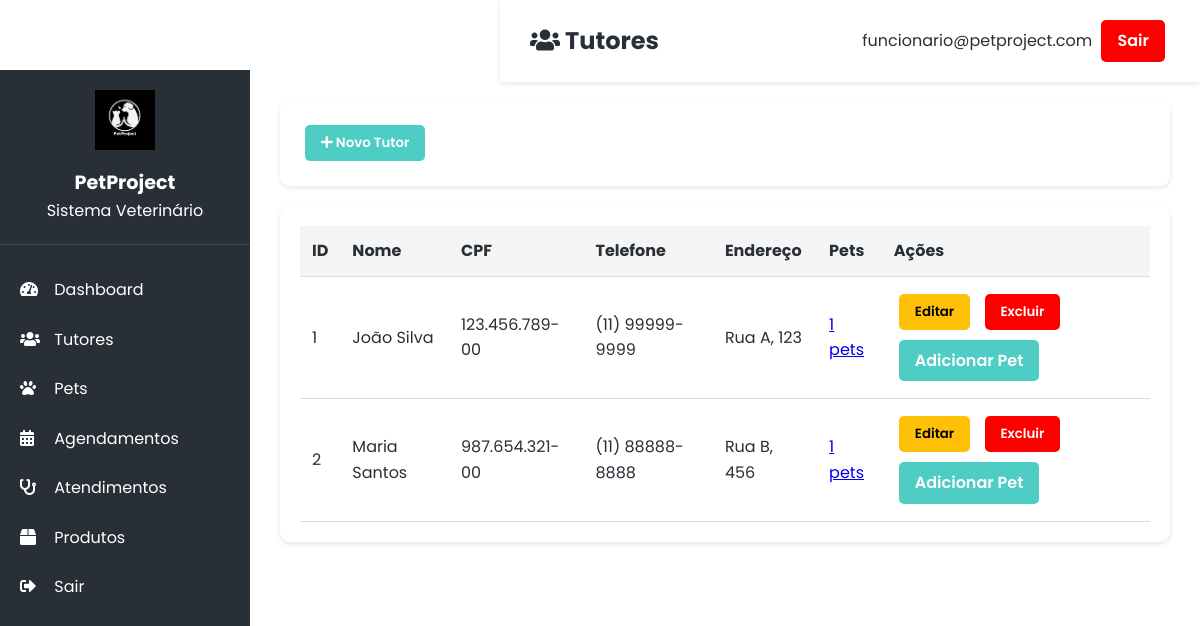
The page /pages/tutores.php (signed in) on the database its author committed.
### tables this page shows
CREATE TABLE tutor (
    idTutor INT AUTO_INCREMENT PRIMARY KEY,
    nome VARCHAR(100),
    cpf VARCHAR(14),
    telefone VARCHAR(20),
    endereco VARCHAR(150)
);

### pages/tutores.php (the view, shortened to what this page needs)
<?php
$conn = getConnection();
$tutores = $conn->query("SELECT * FROM tutor ORDER BY nome");
?>
<!DOCTYPE html>
<html lang="pt-BR">
<head>
    <link rel="stylesheet" href="../styles/style.css">
    <link rel="stylesheet" href="https://cdnjs.cloudflare.com/ajax/libs/font-awesome/5.15.3/css/all.min.css">
</head>
<body>
    <?php include 'sidebar.php'; ?>
    <div class="top-bar"><h2><i class="fas fa-users"></i> Tutores</h2><div><span><?php echo $_SESSION['user_email']; ?></span> <a href="logout.php" class="btn-danger btn">Sair</a></div></div>
    <div class="content-wrapper">
        <div class="card">
            <button class="btn btn-primary" onclick="openModal('add')"><i class="fas fa-plus"></i> Novo Tutor</button>
        </div>
        <div class="card">
            <table>
                <thead><tr><th>ID</th><th>Nome</th><th>CPF</th><th>Telefone</th><th>Endereço</th><th>Pets</th><th>Ações</th></tr></thead>
                <tbody>
                    <?php while($t = $tutores->fetch_assoc()):
                        $petCount = $conn->query("SELECT COUNT(*) as c FROM pet WHERE idTutor={$t['idTutor']}")->fetch_assoc()['c'];
                    ?>
                    <tr>
                        <td><?php echo $t['idTutor']; ?></td>
                        <td><?php echo htmlspecialchars($t['nome']); ?></td>
                        <td><?php echo $t['cpf']; ?></td>
                        <td><?php echo $t['telefone']; ?></td>
                        <td><?php echo $t['endereco']; ?></td>
                        <td><a href="pets.php?tutor_id=<?php echo $t['idTutor']; ?>"><?php echo $petCount; ?> pets</a></td>
                        <td>
                            <button class="btn btn-warning" onclick="editTutor(<?php echo htmlspecialchars(json_encode($t)); ?>)">Editar</button>
                            <button class="btn btn-danger" onclick="deleteTutor(<?php echo $t['idTutor']; ?>)">Excluir</button>
                            <a href="pet_detalhe.php?tutor_id=<?php echo $t['idTutor']; ?>&action=new" class="btn btn-primary">Adicionar Pet</a>
                        </td>
                    </tr>
                    <?php endwhile; ?>
                </tbody>
            </table>
        </div>
    </div>
</body>
</html>

### styles/style.css (style rules this page uses)
:root { --primary: #ffffff; --secondary: #4ECDC4; --accent: #fc0000; --dark: #292F36; --light: #F7FFF7; }
* { margin: 0; padding: 0; box-sizing: border-box; font-family: 'Poppins', sans-serif; }
body { background-color: rgb(255, 255, 255); color: var(--dark); line-height: 1.6; }
.btn { display: inline-block; background-color: var(--secondary); color: rgb(0, 0, 0); padding: 12px 30px; border-radius: 30px; text-decoration: none; font-weight: 600; transition: all 0.3s ease; border: none; cursor: pointer; }

### pages/tutores.php (style rules this page uses)
.content-wrapper { margin-left: 250px; padding: 30px; }
.card { background: white; border-radius: 10px; padding: 20px; margin-bottom: 20px; box-shadow: 0 2px 5px rgba(0,0,0,0.1); }
.btn { padding: 8px 16px; border-radius: 5px; text-decoration: none; display: inline-block; margin: 5px; }
.btn-primary { background: var(--secondary); color: white; }
.btn-danger { background: var(--accent); color: white; }
.btn-warning { background: #ffc107; color: black; }
table { width: 100%; border-collapse: collapse; }
th, td { padding: 12px; text-align: left; border-bottom: 1px solid #ddd; }
th { background: #f5f5f5; }
.top-bar { background: white; padding: 15px; box-shadow: 0 2px 5px rgba(0,0,0,0.1); display: flex; justify-content: space-between; margin-left: 250px; }

### pages/sidebar.php (style rules this page uses)
.top-bar { background-color: white; padding: 15px 30px; box-shadow: 0 2px 5px rgba(0,0,0,0.1); display: flex; justify-content: space-between; align-items: center; position: fixed; top: 0; right: 0; left: 250px; z-index: 99; }
.content-wrapper { margin-left: 250px; margin-top: 70px; padding: 30px; }

### rows shown on the page
tutor: idTutor "1", nome "João Silva", cpf "123.456.789-00", telefone "(11) 99999-9999", endereco "Rua A, 123"
tutor: idTutor "2", nome "Maria Santos", cpf "987.654.321-00", telefone "(11) 88888-8888", endereco "Rua B, 456", petCount "1"

### other values the page prints
$_SESSION['user_email'] "funcionario@petproject.com"
